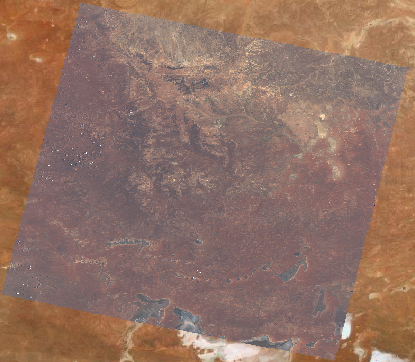
#> input picture imgs/salliteRGB.png, 415 x 362 px, found by its file name
$ jupyter execute plotting.ipynb   (shell and % lines are left out)
#> lines starting #> are read from the running program, lines starting #| are printed output that depends on the picture
[cell 1]
import matplotlib.pyplot as plt
plt.style.use('classic')
import matplotlib.image as mpimg

import numpy as np

[cell 2]
#import libraries
import cv2
from matplotlib import pyplot as plt

# create figure
fig = plt.figure(figsize=(10, 7))

# setting values to rows and column variables
rows = 2
columns = 2

# reading images
Image1 = cv2.imread('./salliteRGB.png')
#> Image1 is the input picture: shape (362, 415, 3); mean B, G, R 99.5, 113.1, 145.4
Image2 = cv2.imread('./vegitationSatellite.png')
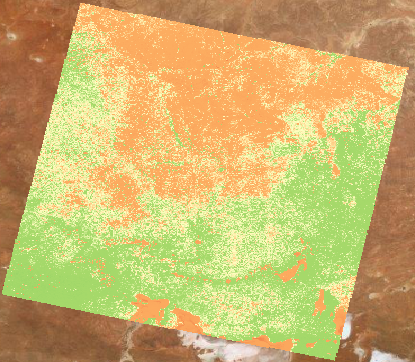
#> input picture imgs/vegitationSatellite.png, 415 x 362 px, found by its file name
#> Image2 is the input picture: shape (362, 415, 3); mean B, G, R 110.1, 180.1, 202.5
Image3 = cv2.imread('./sateOtherMine.png')
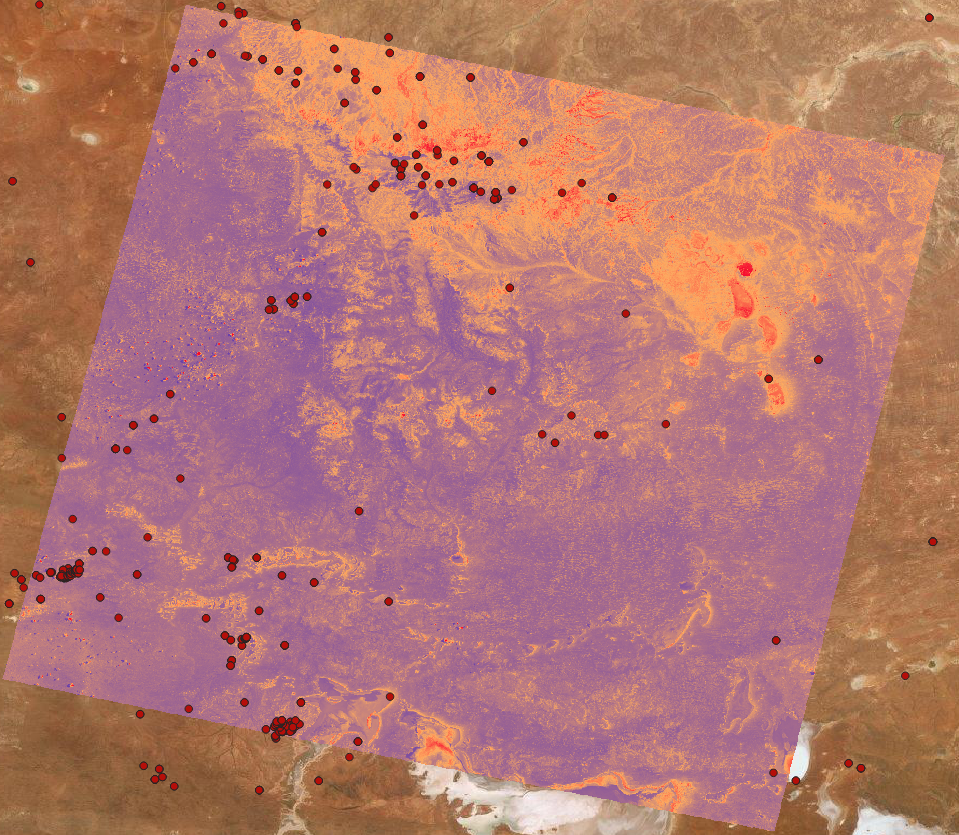
#> input picture imgs/sateOtherMine.png, 959 x 835 px, found by its file name
#> Image3 is the input picture: shape (835, 959, 3); mean B, G, R 112.1, 119.3, 180.4
Image4 = cv2.imread('./correctOrientationSatelite.jpg')
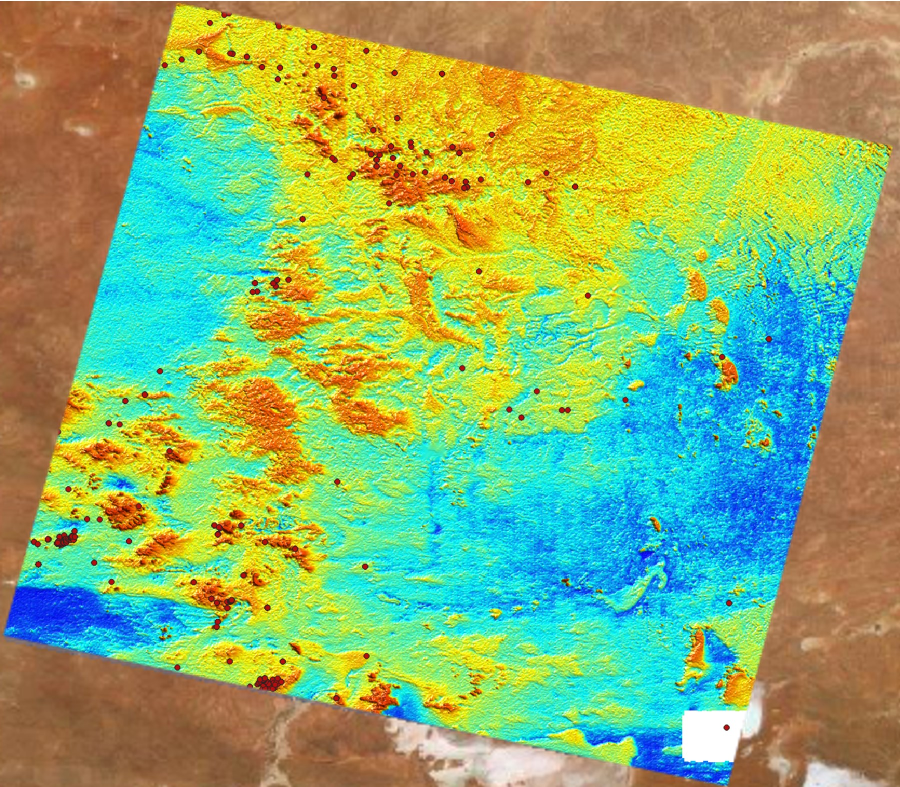
#> input picture imgs/correctOrientationSatelite.jpg, 1800 x 1574 px, found by its file name (shown at 1/2 size)
#> Image4 is the input picture: shape (1574, 1800, 3); mean B, G, R 110, 176.2, 139.4

Image1 = cv2.cvtColor(Image1, cv2.COLOR_BGR2RGB)
Image2 = cv2.cvtColor(Image2, cv2.COLOR_BGR2RGB)
Image3 = cv2.cvtColor(Image3, cv2.COLOR_BGR2RGB)
Image4 = cv2.cvtColor(Image4, cv2.COLOR_BGR2RGB)

# Adds a subplot at the 1st position
fig.add_subplot(rows, columns, 1)
fig.suptitle("Analysis of a Landsat-8 Imaging Sample in the Gawler Craton", fontsize=16)

# showing image
plt.imshow(Image1)
plt.axis('off')
plt.title("Natural Color Composite using R,G,B Bands")

# Adds a subplot at the 2nd position
fig.add_subplot(rows, columns, 2)

# showing image
plt.imshow(Image2, )
plt.axis('off')
plt.title("Normalized Difference Vegetation Index (NDVI)")

# Adds a subplot at the 3rd position
fig.add_subplot(rows, columns, 3)

# showing image
plt.imshow(Image3)
plt.axis('off')
plt.title("Reflectance Distance to Hydrothermal-Mineral Bands")

# Adds a subplot at the 4th position
fig.add_subplot(rows, columns, 4)

# showing image
plt.imshow(Image4)
plt.axis('off')
plt.title("Reflectance Distance to Iron-Oxide Bands")

[cell 3]
import matplotlib.pyplot as plt
import numpy as np
from matplotlib.pyplot import figure

# figure(figsize=(20, 12), dpi=80)
plt.rcParams["figure.figsize"] = [25, 27]
plt.rcParams["figure.autolayout"] = True
def plot_image_grid(images, ncols=None, cmap='gray'):
    '''Plot a grid of images'''
#> called with cmap = 'gray'
    if not ncols:
        factors = [i for i in range(1, len(images)+1) if len(images) % i == 0]
#> factors = [1, 2, 4]
        ncols = factors[len(factors) // 2] if len(factors) else len(images) // 4 + 1
#> ncols = 2
    nrows = int(len(images) / ncols) + int(len(images) % ncols)
#> nrows = 2
    imgs = [images[i] if len(images) > i else None for i in range(nrows * ncols)]
#> imgs = 4 items
    f, axes = plt.subplots(nrows, ncols, figsize=(3*ncols, 2*nrows))
    axes = axes.flatten()[:len(imgs)]
    for img, ax in zip(imgs, axes.flatten()):
        ax.axes.yaxis.set_ticks([])
        ax.axes.xaxis.set_ticks([])
        if np.any(img):
            if len(img.shape) > 2 and img.shape[2] == 1:
                img = img.squeeze()
            ax.imshow(img, cmap=cmap)
#> this loop made 4 passes

# make 16 images with 60 height, 80 width, 3 color channels
img1 = mpimg.imread('./salliteRGB.png')
img2 = mpimg.imread('./vegitationSatellite.png')
img3 = mpimg.imread('./sateOtherMine.png')
img4 = mpimg.imread('./correctOrientationSatelite.jpg')

# plot them
plot_image_grid([img1, img2, img3, img4])

[cell 4]
import numpy as np
from matplotlib import pyplot as plt, cm
from matplotlib.pyplot import figure
plt.rcParams.update({'font.size': 7})
img = mpimg.imread('./randomSelected.jpg')
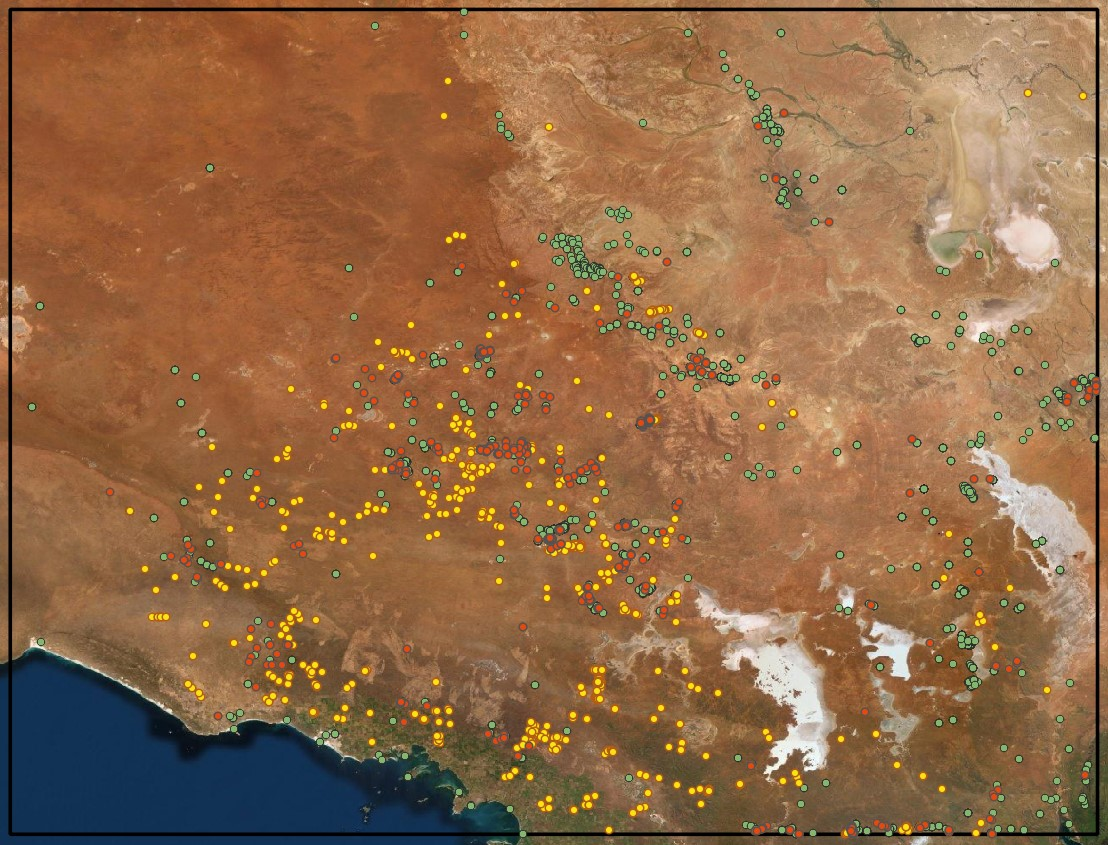
#> input picture imgs/randomSelected.jpg, 1108 x 845 px, found by its file name
#> img is the input picture: shape (845, 1108, 3); mean R, G, B 145.6, 105.6, 71.9

figure(figsize=(10, 6), dpi=80)
plt.rcParams["figure.figsize"] = [7.50, 3.50]
plt.rcParams["figure.autolayout"] = True
plt.axis('off')
plt.title("Drillholes with High Mineralisation VS Known Deposit Locations")
colorGreen = (135/255, 182/255, 110/255, 1.0)
colorRed = (216/255, 71/255, 4/255, 1.0)
colorYel = (255/255, 229/255, 17/255, 1.0)
plt.plot(0, 0, "o", color=colorYel, label="All Viable Drillholes", linewidth=6.0)
plt.plot(0, 0, "o", color=colorRed, label="Drillholes with mineralisation", linewidth=6.0)
plt.plot(0, 0, "o", color=colorGreen, label="Known Deposit Locations", linewidth=6.0)

plt.imshow(img)
plt.legend(loc="upper left", bbox_to_anchor=(0.01, 1.0))
plt.savefig('drillholeMiner.png', format='png', dpi=120)
# plt.show()

[cell 5]
import matplotlib.pyplot as plt
import matplotlib as mpl

fig, ax = plt.subplots(figsize=(6, 1))
fig.subplots_adjust(bottom=0.5)

cmap = mpl.cm.cool
norm = mpl.colors.Normalize(vmin=5, vmax=10)

cb1 = mpl.colorbar.ColorbarBase(ax, cmap=cmap,
                                norm=norm,
                                orientation='horizontal')
cb1.set_label('Some Units')
fig.show()
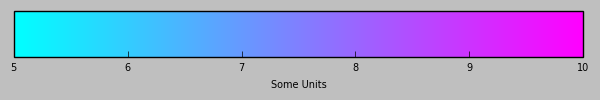
#> figure drawn by matplotlib, 1 panel

[cell 6]
import numpy as np
from matplotlib import pyplot as plt, cm
from matplotlib.pyplot import figure
plt.rcParams.update({'font.size': 7})
img = mpimg.imread('./drillholeQuality.png')
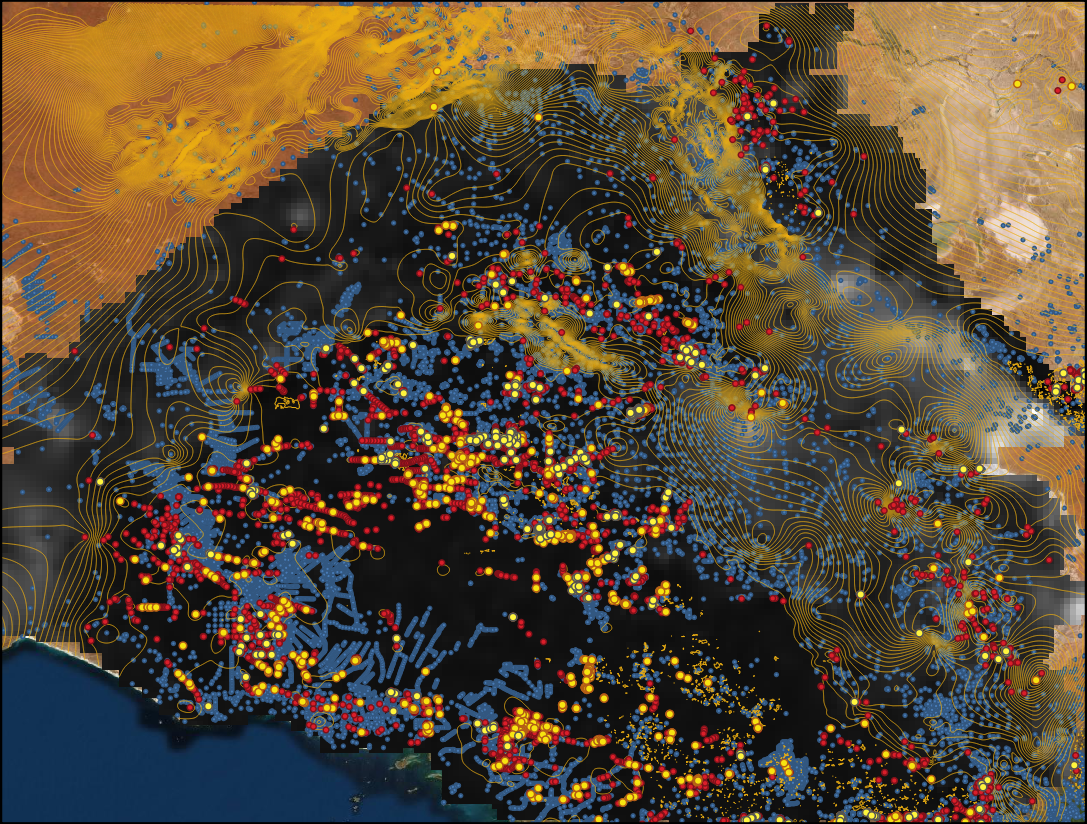
#> input picture imgs/drillholeQuality.png, 1087 x 824 px, found by its file name
#> img is the input picture: shape (824, 1087, 4) float32; mean R, G, B, A 0.348, 0.291, 0.213, 1
from matplotlib.ticker import FuncFormatter

figure(figsize=(10, 6), dpi=80)
plt.rcParams["figure.figsize"] = [7.50, 3.50]
plt.rcParams["figure.autolayout"] = True
plt.axis('off')
plt.title("Drillhole Locations with Mapped Depths to Crystalline Basement")
colorBlue = (71/255, 118/255, 162/255, 1.0)
colorRed = (255/255, 23/255, 17/255, 1.0)
colorYel = (255/255, 245/255, 61/255, 1.0)
colorLine = (224/255, 175/255, 34/255, 1.0)
plt.plot(0, 0, "o", color=colorBlue, label="All Drillholes", linewidth=6.0)
plt.plot(0, 0, "o", color=colorRed, label="Crystaline Basement Drillholes (CBD)", linewidth=6.0)
plt.plot(0, 0, "o", color=colorYel, label="Randomised 15% of CBD", linewidth=6.0)
plt.plot(0, 0, "-", color=colorLine, label="Depth to Crystalline Basement Contour Lines", linewidth=6.0)

def fmt(x, pos):
    if (pos == 0): return '30--'
    elif (pos == 1): return '70'
    elif (pos == 2): return '110'
    elif (pos ==3): return '150'
    elif (pos == 4): return '190'
    elif (pos == 5): return '230'
    elif (pos == 6): return '270'
    elif (pos == 7): return '310'
    elif (pos == 8): return '350'
    elif (pos == 9): return '400++'

x = np.random.rand(100)
y = np.random.rand(100)
z = np.sin(x)+np.cos(y)
contour2 = plt.tricontourf(x, y, z, 100, cmap="gray")
cbar = plt.colorbar(contour2, format=FuncFormatter(fmt))
cbar.set_label('Depths To Crystalline Basement (m)')

plt.imshow(img)
plt.legend(loc="upper left", bbox_to_anchor=(0.01, 1.0))

# plt.show()
# plt.savefig('./QualDrillholeMapping.jpg')
plt.savefig('myimage.png', format='png', dpi=120)
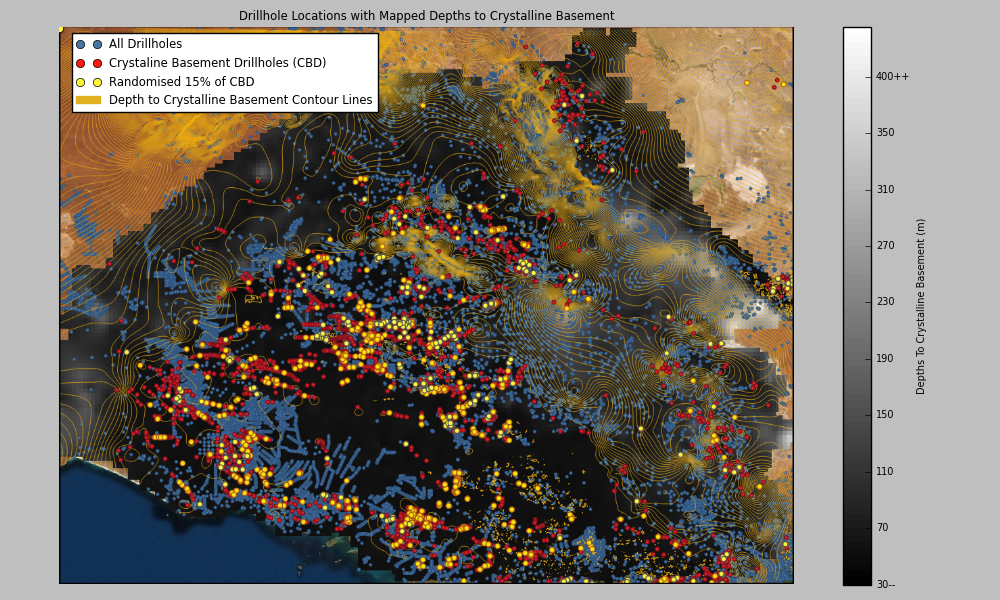
#> figure drawn by matplotlib, 2 panels

[cell 7]
import glob
plt.rcParams.update({'font.size': 10})

imgs = glob.glob('.\\imgs\\*.png')
print(imgs)
for img in imgs:
    name = img.split('\\')[-1].replace('_', " ")[:-4]
    print(name)
    img = mpimg.imread(img)
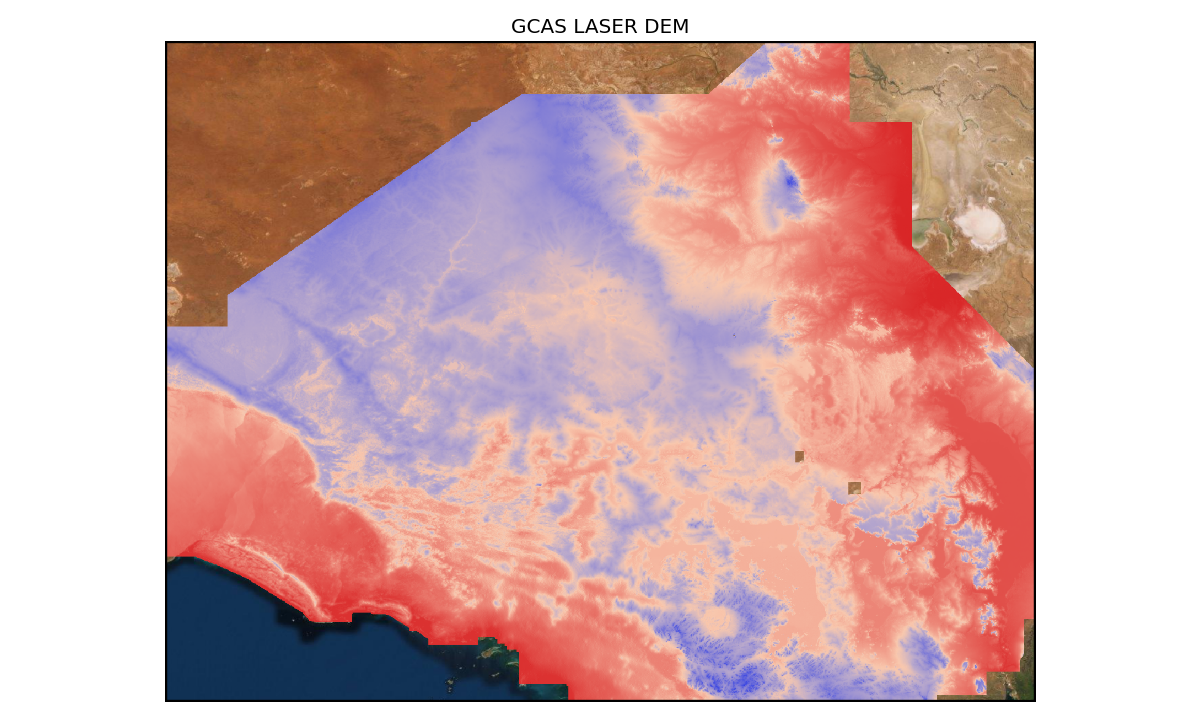
#> input picture imgs/GCAS LASER DEM.png, 1200 x 720 px
#> img is the input picture: shape (720, 1200, 4) float32; mean R, G, B, A 0.831, 0.69, 0.687, 1

    figure(figsize=(10, 6), dpi=80)
    plt.rcParams["figure.figsize"] = [7.50, 3.50]
    plt.rcParams["figure.autolayout"] = True
    plt.axis('off')
    plt.title(name)
    plt.imshow(img)
    plt.savefig(f'./imgs/graphImgs/{name}.png', format='png', dpi=120)
